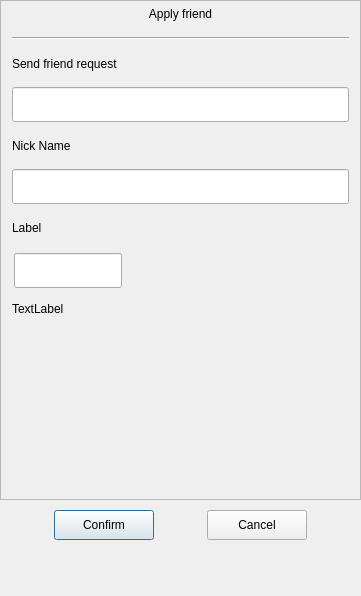
<?xml version="1.0" encoding="UTF-8"?>
<ui version="4.0">
 <class>ApplyFriendDlg</class>
 <widget class="QDialog" name="ApplyFriendDlg">
  <property name="geometry">
   <rect>
    <x>0</x>
    <y>0</y>
    <width>361</width>
    <height>596</height>
   </rect>
  </property>
  <property name="minimumSize">
   <size>
    <width>361</width>
    <height>0</height>
   </size>
  </property>
  <property name="maximumSize">
   <size>
    <width>361</width>
    <height>621</height>
   </size>
  </property>
  <property name="windowTitle">
   <string>Dialog</string>
  </property>
  <layout class="QVBoxLayout" name="verticalLayout">
   <property name="spacing">
    <number>0</number>
   </property>
   <property name="leftMargin">
    <number>0</number>
   </property>
   <property name="topMargin">
    <number>0</number>
   </property>
   <property name="rightMargin">
    <number>0</number>
   </property>
   <property name="bottomMargin">
    <number>0</number>
   </property>
   <item>
    <widget class="QScrollArea" name="scrollArea">
     <property name="minimumSize">
      <size>
       <width>0</width>
       <height>500</height>
      </size>
     </property>
     <property name="maximumSize">
      <size>
       <width>16777215</width>
       <height>16777215</height>
      </size>
     </property>
     <property name="widgetResizable">
      <bool>true</bool>
     </property>
     <widget class="QWidget" name="scrollAreaWidgetContents">
      <property name="geometry">
       <rect>
        <x>0</x>
        <y>0</y>
        <width>359</width>
        <height>498</height>
       </rect>
      </property>
      <layout class="QVBoxLayout" name="verticalLayout_2">
       <property name="spacing">
        <number>0</number>
       </property>
       <property name="leftMargin">
        <number>0</number>
       </property>
       <property name="topMargin">
        <number>0</number>
       </property>
       <property name="rightMargin">
        <number>0</number>
       </property>
       <property name="bottomMargin">
        <number>0</number>
       </property>
       <item>
        <widget class="QLabel" name="applyLabel">
         <property name="minimumSize">
          <size>
           <width>0</width>
           <height>25</height>
          </size>
         </property>
         <property name="maximumSize">
          <size>
           <width>16777215</width>
           <height>25</height>
          </size>
         </property>
         <property name="text">
          <string>Apply friend</string>
         </property>
         <property name="alignment">
          <set>Qt::AlignmentFlag::AlignCenter</set>
         </property>
        </widget>
       </item>
       <item>
        <widget class="QWidget" name="applyWid" native="true">
         <layout class="QVBoxLayout" name="verticalLayout_3">
          <property name="spacing">
           <number>11</number>
          </property>
          <property name="leftMargin">
           <number>11</number>
          </property>
          <property name="topMargin">
           <number>11</number>
          </property>
          <property name="rightMargin">
           <number>11</number>
          </property>
          <property name="bottomMargin">
           <number>11</number>
          </property>
          <item>
           <widget class="Line" name="hLIne">
            <property name="orientation">
             <enum>Qt::Orientation::Horizontal</enum>
            </property>
           </widget>
          </item>
          <item>
           <widget class="QLabel" name="label">
            <property name="minimumSize">
             <size>
              <width>0</width>
              <height>25</height>
             </size>
            </property>
            <property name="maximumSize">
             <size>
              <width>16777215</width>
              <height>25</height>
             </size>
            </property>
            <property name="text">
             <string>Send friend request</string>
            </property>
           </widget>
          </item>
          <item>
           <widget class="SearchLineEdit" name="nameEdit">
            <property name="minimumSize">
             <size>
              <width>0</width>
              <height>35</height>
             </size>
            </property>
            <property name="maximumSize">
             <size>
              <width>16777215</width>
              <height>35</height>
             </size>
            </property>
           </widget>
          </item>
          <item>
           <widget class="QLabel" name="label_2">
            <property name="minimumSize">
             <size>
              <width>0</width>
              <height>25</height>
             </size>
            </property>
            <property name="maximumSize">
             <size>
              <width>16777215</width>
              <height>25</height>
             </size>
            </property>
            <property name="text">
             <string>Nick Name</string>
            </property>
           </widget>
          </item>
          <item>
           <widget class="SearchLineEdit" name="nickNameEdit">
            <property name="minimumSize">
             <size>
              <width>0</width>
              <height>35</height>
             </size>
            </property>
            <property name="maximumSize">
             <size>
              <width>16777215</width>
              <height>35</height>
             </size>
            </property>
           </widget>
          </item>
          <item>
           <widget class="QLabel" name="label_3">
            <property name="minimumSize">
             <size>
              <width>0</width>
              <height>25</height>
             </size>
            </property>
            <property name="maximumSize">
             <size>
              <width>16777215</width>
              <height>25</height>
             </size>
            </property>
            <property name="text">
             <string>Label</string>
            </property>
           </widget>
          </item>
          <item>
           <widget class="QWidget" name="labelGroupWin" native="true">
            <property name="minimumSize">
             <size>
              <width>0</width>
              <height>50</height>
             </size>
            </property>
            <layout class="QVBoxLayout" name="verticalLayout_4">
             <property name="spacing">
              <number>0</number>
             </property>
             <property name="leftMargin">
              <number>0</number>
             </property>
             <property name="topMargin">
              <number>0</number>
             </property>
             <property name="rightMargin">
              <number>0</number>
             </property>
             <property name="bottomMargin">
              <number>0</number>
             </property>
             <item>
              <widget class="QWidget" name="gridWidget" native="true">
               <property name="minimumSize">
                <size>
                 <width>0</width>
                 <height>40</height>
                </size>
               </property>
               <property name="maximumSize">
                <size>
                 <width>16777215</width>
                 <height>40</height>
                </size>
               </property>
               <widget class="SearchLineEdit" name="labelEdit">
                <property name="geometry">
                 <rect>
                  <x>2</x>
                  <y>2</y>
                  <width>108</width>
                  <height>35</height>
                 </rect>
                </property>
                <property name="sizePolicy">
                 <sizepolicy hsizetype="Expanding" vsizetype="Expanding">
                  <horstretch>0</horstretch>
                  <verstretch>0</verstretch>
                 </sizepolicy>
                </property>
                <property name="minimumSize">
                 <size>
                  <width>0</width>
                  <height>0</height>
                 </size>
                </property>
                <property name="maximumSize">
                 <size>
                  <width>16777215</width>
                  <height>35</height>
                 </size>
                </property>
               </widget>
              </widget>
             </item>
             <item>
              <widget class="QWidget" name="inputTipWid" native="true">
               <property name="minimumSize">
                <size>
                 <width>0</width>
                 <height>0</height>
                </size>
               </property>
               <layout class="QVBoxLayout" name="verticalLayout_5">
                <property name="spacing">
                 <number>0</number>
                </property>
                <property name="leftMargin">
                 <number>0</number>
                </property>
                <property name="topMargin">
                 <number>0</number>
                </property>
                <property name="rightMargin">
                 <number>0</number>
                </property>
                <property name="bottomMargin">
                 <number>0</number>
                </property>
                <item>
                 <widget class="TipLabel" name="tipLabel">
                  <property name="minimumSize">
                   <size>
                    <width>0</width>
                    <height>35</height>
                   </size>
                  </property>
                  <property name="text">
                   <string>TextLabel</string>
                  </property>
                 </widget>
                </item>
               </layout>
              </widget>
             </item>
             <item>
              <widget class="QWidget" name="widget" native="true">
               <layout class="QHBoxLayout" name="horizontalLayout">
                <property name="spacing">
                 <number>0</number>
                </property>
                <property name="leftMargin">
                 <number>0</number>
                </property>
                <property name="topMargin">
                 <number>0</number>
                </property>
                <property name="rightMargin">
                 <number>0</number>
                </property>
                <property name="bottomMargin">
                 <number>0</number>
                </property>
                <item>
                 <widget class="QWidget" name="lableListWid" native="true">
                  <property name="minimumSize">
                   <size>
                    <width>287</width>
                    <height>0</height>
                   </size>
                  </property>
                  <property name="maximumSize">
                   <size>
                    <width>287</width>
                    <height>16777215</height>
                   </size>
                  </property>
                 </widget>
                </item>
                <item>
                 <widget class="QWidget" name="moreLbWid" native="true">
                  <property name="minimumSize">
                   <size>
                    <width>30</width>
                    <height>0</height>
                   </size>
                  </property>
                  <property name="maximumSize">
                   <size>
                    <width>30</width>
                    <height>16777215</height>
                   </size>
                  </property>
                  <layout class="QVBoxLayout" name="verticalLayout_6">
                   <property name="leftMargin">
                    <number>2</number>
                   </property>
                   <property name="topMargin">
                    <number>2</number>
                   </property>
                   <property name="rightMargin">
                    <number>2</number>
                   </property>
                   <property name="bottomMargin">
                    <number>2</number>
                   </property>
                   <item>
                    <spacer name="verticalSpacer">
                     <property name="orientation">
                      <enum>Qt::Orientation::Vertical</enum>
                     </property>
                     <property name="sizeHint" stdset="0">
                      <size>
                       <width>20</width>
                       <height>99</height>
                      </size>
                     </property>
                    </spacer>
                   </item>
                   <item>
                    <widget class="TipLabel" name="moreLabel">
                     <property name="minimumSize">
                      <size>
                       <width>25</width>
                       <height>25</height>
                      </size>
                     </property>
                     <property name="maximumSize">
                      <size>
                       <width>25</width>
                       <height>25</height>
                      </size>
                     </property>
                     <property name="text">
                      <string/>
                     </property>
                    </widget>
                   </item>
                   <item>
                    <spacer name="verticalSpacer_2">
                     <property name="orientation">
                      <enum>Qt::Orientation::Vertical</enum>
                     </property>
                     <property name="sizeType">
                      <enum>QSizePolicy::Policy::Fixed</enum>
                     </property>
                     <property name="sizeHint" stdset="0">
                      <size>
                       <width>20</width>
                       <height>60</height>
                      </size>
                     </property>
                    </spacer>
                   </item>
                  </layout>
                 </widget>
                </item>
               </layout>
              </widget>
             </item>
            </layout>
           </widget>
          </item>
         </layout>
        </widget>
       </item>
      </layout>
     </widget>
    </widget>
   </item>
   <item>
    <spacer name="verticalSpacer_3">
     <property name="orientation">
      <enum>Qt::Orientation::Vertical</enum>
     </property>
     <property name="sizeType">
      <enum>QSizePolicy::Policy::Fixed</enum>
     </property>
     <property name="sizeHint" stdset="0">
      <size>
       <width>20</width>
       <height>10</height>
      </size>
     </property>
    </spacer>
   </item>
   <item>
    <widget class="QWidget" name="applyConfirmWid" native="true">
     <layout class="QHBoxLayout" name="horizontalLayout_2">
      <property name="spacing">
       <number>0</number>
      </property>
      <property name="leftMargin">
       <number>0</number>
      </property>
      <property name="topMargin">
       <number>0</number>
      </property>
      <property name="rightMargin">
       <number>0</number>
      </property>
      <property name="bottomMargin">
       <number>0</number>
      </property>
      <item>
       <spacer name="horizontalSpacer_2">
        <property name="orientation">
         <enum>Qt::Orientation::Horizontal</enum>
        </property>
        <property name="sizeHint" stdset="0">
         <size>
          <width>40</width>
          <height>20</height>
         </size>
        </property>
       </spacer>
      </item>
      <item>
       <widget class="StateBtn" name="okBtn">
        <property name="minimumSize">
         <size>
          <width>100</width>
          <height>30</height>
         </size>
        </property>
        <property name="maximumSize">
         <size>
          <width>100</width>
          <height>30</height>
         </size>
        </property>
        <property name="text">
         <string>Confirm</string>
        </property>
       </widget>
      </item>
      <item>
       <spacer name="horizontalSpacer">
        <property name="orientation">
         <enum>Qt::Orientation::Horizontal</enum>
        </property>
        <property name="sizeHint" stdset="0">
         <size>
          <width>40</width>
          <height>20</height>
         </size>
        </property>
       </spacer>
      </item>
      <item>
       <widget class="StateBtn" name="cancelBtn">
        <property name="minimumSize">
         <size>
          <width>100</width>
          <height>30</height>
         </size>
        </property>
        <property name="text">
         <string>Cancel</string>
        </property>
       </widget>
      </item>
      <item>
       <spacer name="horizontalSpacer_3">
        <property name="orientation">
         <enum>Qt::Orientation::Horizontal</enum>
        </property>
        <property name="sizeHint" stdset="0">
         <size>
          <width>40</width>
          <height>20</height>
         </size>
        </property>
       </spacer>
      </item>
     </layout>
    </widget>
   </item>
   <item>
    <spacer name="verticalSpacer_4">
     <property name="orientation">
      <enum>Qt::Orientation::Vertical</enum>
     </property>
     <property name="sizeHint" stdset="0">
      <size>
       <width>20</width>
       <height>40</height>
      </size>
     </property>
    </spacer>
   </item>
  </layout>
 </widget>
 <customwidgets>
  <customwidget>
   <class>SearchLineEdit</class>
   <extends>QLineEdit</extends>
   <header location="global">widgets/searchlineedit.h</header>
  </customwidget>
  <customwidget>
   <class>TipLabel</class>
   <extends>QLabel</extends>
   <header location="global">widgets/tiplabel.h</header>
  </customwidget>
  <customwidget>
   <class>StateBtn</class>
   <extends>QPushButton</extends>
   <header location="global">buttons/statebtn.h</header>
  </customwidget>
 </customwidgets>
 <resources/>
 <connections/>
</ui>
